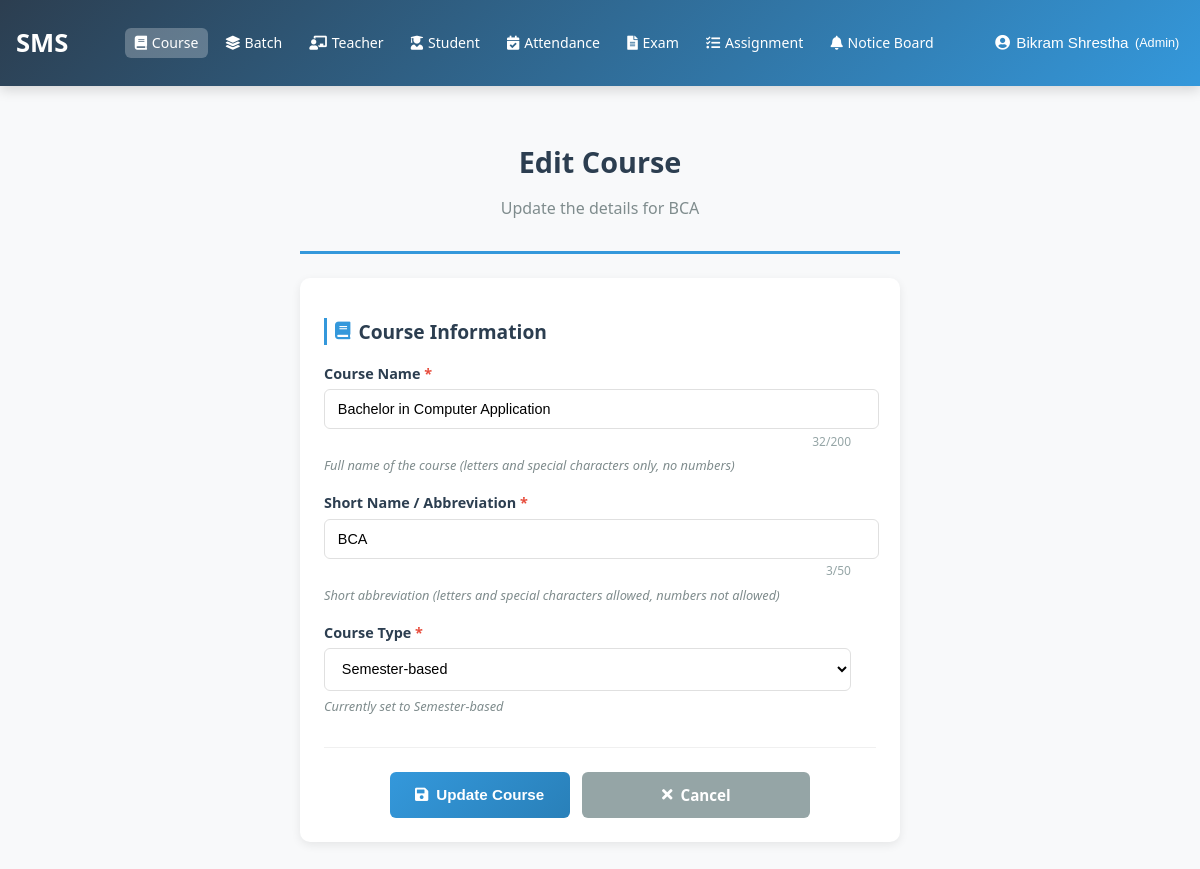
The page /courses/6/edit/ (signed in) on the database its author committed.
### accounts/models.py (models this page shows, shortened)
class User(AbstractUser):
    ROLE_CHOICES = (
        ('admin', 'Admin'),
        ('teacher', 'Teacher'),
        ('student', 'Student'),
        ('guardian', 'Guardian'),
    )
    username = None
    email = models.EmailField(
        unique=True,
        validators=[email_validator],
        verbose_name="Email ID",
        help_text="Enter a valid email address"
    )
    role = models.CharField(
        max_length=20,
        choices=ROLE_CHOICES,
        default='student',
        verbose_name="User Role"
    )
    is_verified = models.BooleanField(default=False, verbose_name="Email Verified")
    created_by = models.ForeignKey(
        'self',
        on_delete=models.SET_NULL,
        null=True,
        blank=True,
        related_name='created_users',
        verbose_name="Created By"
    )
    date_created = models.DateTimeField(auto_now_add=True, verbose_name="Account Created")
    first_name = models.CharField(
        max_length=30,
        validators=[name_validator, validate_no_numbers],
        verbose_name="First Name",
        help_text="Enter first name without numbers"
    )
    last_name = models.CharField(
        max_length=30,
        validators=[name_validator, validate_no_numbers],
        verbose_name="Last Name",
        help_text="Enter last name without numbers"
    )
    phone_number = models.CharField(
        validators=[phone_validator, validate_no_letters_in_phone],
        max_length=17,
        blank=True,
        verbose_name="Phone Number",
        help_text="Enter phone number (9-15 digits, optional +)"
    )
    USERNAME_FIELD = 'email'
    REQUIRED_FIELDS = ['first_name', 'last_name']
    objects = CustomUserManager()
    class Meta:
        verbose_name = "User"
        verbose_name_plural = "Users"
        ordering = ['-date_created']

### courses/models.py (models this page shows, shortened)
class Course(models.Model):
    COURSE_TYPES = (
        ('semester', 'Semester-based'),
        ('yearly', 'Yearly-based'),
    )
    name = models.CharField(
        max_length=200,
        unique=True,
        verbose_name="Course Name",
        help_text="Full name of the course"
    )
    short_name = models.CharField(
        max_length=50,
        unique=True,
        verbose_name="Short Name",
        help_text="Abbreviated name (must be unique)"
    )
    course_type = models.CharField(
        max_length=20,
        choices=COURSE_TYPES,
        default='semester',
        verbose_name="Course Type"
    )
    is_active = models.BooleanField(
        default=True,
        verbose_name="Active"
    )
    created_at = models.DateTimeField(auto_now_add=True)
    updated_at = models.DateTimeField(auto_now=True)
    class Meta:
        ordering = ['name']
        verbose_name = "Course"
        verbose_name_plural = "Courses"

### courses/views.py (the view)
# urls.py: path('<int:course_id>/edit/', views.edit_course, name='edit_course'),
@login_required
@admin_required
def edit_course(request, course_id):
    course = get_object_or_404(Course, id=course_id)
    if request.method == 'POST':
        form = CourseForm(request.POST, instance=course)
        if form.is_valid():
            form.save()
            messages.success(request, f'Course "{course.name}" updated successfully!')
            return redirect('courses:course_list')
        else:
            messages.error(request, 'Please correct the errors below.')
    else:
        form = CourseForm(instance=course)
    return render(request, 'admin/courses/edit_course.html', {'form': form, 'course': course})

### courses/forms.py (shortened to what this page needs)
class CourseForm(forms.ModelForm):
    class Meta:
        model = Course
        fields = ['name', 'short_name', 'course_type', 'is_active']
        widgets = {
            'name': forms.TextInput(attrs={
                'placeholder': 'Enter full course name',
                'maxlength': '200'
            }),
            'short_name': forms.TextInput(attrs={
                'placeholder': 'e.g., BCS, BCA, BBA',
                'maxlength': '50'
            }),
            'course_type': forms.Select(attrs={'class': 'form-select'}),
        }

### templates/admin/courses/edit_course.html (shortened to what this page needs)
{% extends 'base.html' %}
{% block content %}
<div class="edit-course-container">
    <div class="form-header">
        <h1>Edit Course</h1>
        <p>Update the details for {{ course.short_name }}</p>
    </div>
    <form method="post" class="course-form" id="courseForm">
        <div class="form-section">
            <h2 class="section-title">
                <i class="fas fa-book"></i> Course Information
            </h2>
            <div class="form-group">
                <label for="course_name" class="form-label required">
                    Course Name
                </label>
                <input type="text"
                       name="name"
                       id="course_name"
                       class="form-input {% if form.name.errors %}error-input{% endif %}"
                       placeholder="Enter full course name"
                       value="{{ form.name.value|default:course.name }}"
                       required
                       maxlength="200">
                <div class="char-counter" id="courseNameCounter">
                    <span id="courseNameChars">{{ form.name.value|default:course.name|length }}</span>/200
                </div>
                <div class="form-help">Full name of the course (letters and special characters only, no numbers)</div>
            </div>
            <div class="form-group">
                <label for="short_name" class="form-label required">
                    Short Name / Abbreviation
                </label>
                <input type="text"
                       name="short_name"
                       id="short_name"
                       class="form-input {% if form.short_name.errors %}error-input{% endif %}"
                       placeholder="e.g., BCS, BCA, BBA"
                       value="{{ form.short_name.value|default:course.short_name }}"
                       required
                       maxlength="50">
                <div class="char-counter" id="shortNameCounter">
                    <span id="shortNameChars">{{ form.short_name.value|default:course.short_name|length }}</span>/50
                </div>
                <div class="form-help">Short abbreviation (letters and special characters allowed, numbers not allowed)</div>
            </div>
            <div class="form-group">
                <label for="course_type" class="form-label required">
                    Course Type
                </label>
                <select name="course_type"
                        id="course_type"
                        class="form-select {% if form.course_type.errors %}error-input{% endif %}"
                        required>
                    <option value="semester" {% if form.course_type.value|default:course.course_type == 'semester' %}selected{% endif %}>
                        Semester-based
                    </option>
                </select>
                <div class="form-help">
                    {% if course.course_type == 'semester' %}
                        Currently set to Semester-based
                    {% else %}
                        Currently set to Yearly-based
                    {% endif %}
                </div>
            </div>
        </div>
        <div class="form-actions">
            <button type="submit" class="submit-btn">
                <i class="fas fa-save"></i> Update Course
            </button>
            <a href="{% url 'courses:view_course' course.id %}" class="cancel-btn">
                <i class="fas fa-times"></i> Cancel
            </a>
        </div>
    </form>
</div>
{% endblock %}

### templates/base.html (shortened to what this page needs)
{% load static %}
<!DOCTYPE html>
<html lang="en">
<head>
    <link rel="stylesheet" href="https://cdnjs.cloudflare.com/ajax/libs/font-awesome/5.15.4/css/all.min.css">
    <link rel="stylesheet" href="{% static 'css/base.css' %}">
</head>
<body>
    <nav class="navbar">
        <a href="{% url 'dashboard_redirect' %}" class="navbar-brand">SMS</a>
        {% if user.is_authenticated %}
            <ul class="nav-menu">
                {% if user.role == 'admin' or user.is_superuser %}
                    <li><a href="{% url 'courses:course_list' %}" {% if 'courses' in request.path %}class="active"{% endif %}><i class="fas fa-book"></i> Course</a></li>
                    <li><a href="{% url 'batch_list' %}" {% if 'batches' in request.path %}class="active"{% endif %}><i class="fas fa-layer-group"></i> Batch</a></li>
                    <li><a href="{% url 'teacher_list' %}" {% if 'teachers' in request.path %}class="active"{% endif %}><i class="fas fa-chalkboard-teacher"></i> Teacher</a></li>
                    <li><a href="{% url 'student_list' %}" {% if 'students' in request.path %}class="active"{% endif %}><i class="fas fa-user-graduate"></i> Student</a></li>
                    <li><a href="{% url 'attendance:attendance_session_list' %}" {% if 'attendance' in request.path %}class="active"{% endif %}><i class="fas fa-calendar-check"></i> Attendance</a></li>
                    <li><a href="#"><i class="fas fa-file-alt"></i> Exam</a></li>
                    <li><a href="#"><i class="fas fa-tasks"></i> Assignment</a></li>
                    <li class="dropdown">
                        <a href="{% url 'noticeboard:notice_list' %}" {% if 'noticeboard' in request.path %}class="active"{% endif %}><i class="fas fa-bell"></i> Notice Board</a>
                    </li>
                {% endif %}
            </ul>
        {% endif %}
        {% if user.is_authenticated %}
            <div class="profile-dropdown">
                <button class="profile-btn">
                    <i class="fas fa-user-circle"></i>
                    {{ user.get_full_name|default:user.email }}
                    <small>({{ user.get_role_display|default:user.role }})</small>
                </button>
            </div>
        {% endif %}
    </nav>
    <main>
        {% block content %}
        {% endblock %}
    </main>
</body>
</html>

### static/css/base.css (style rules this page uses)
body { font-family: 'Segoe UI', Tahoma, Geneva, Verdana, sans-serif; margin: 0; background-color: #f8f9fa; color: #2c3e50; }
.navbar { background: linear-gradient(135deg, #2c3e50, #3498db); padding: 0.8rem 1rem; display: flex; justify-content: space-between; align-items: center; box-shadow: 0 4px 12px rgba(0,0,0,0.15); flex-wrap: nowrap; min-height: 60px; }
.navbar-brand { color: white; font-size: 1.6rem; font-weight: bold; text-decoration: none; white-space: nowrap; margin-right: 1rem; }
.nav-menu { display: flex; list-style: none; margin: 0; padding: 0; gap: 0.6rem; }
.nav-menu li a { color: white; text-decoration: none; font-size: 0.92rem; padding: 0.4rem 0.7rem; border-radius: 6px; transition: all 0.3s; display: flex; align-items: center; gap: 0.3rem; white-space: nowrap; }
.nav-menu li a:hover, .nav-menu li a.active { background-color: rgba(255,255,255,0.25); }
.profile-dropdown { position: relative; }
.profile-btn { background: none; border: none; color: white; font-size: 0.95rem; cursor: pointer; display: flex; align-items: center; gap: 0.4rem; padding: 0.4rem 0.7rem; border-radius: 6px; transition: background 0.3s; white-space: nowrap; max-width: 200px; overflow: hidden; text-overflow: ellipsis; }
.nav-menu .dropdown { position: relative; }
main { padding: 2rem; min-height: calc(100vh - 70px); }
@media (max-width: 1400px) { .nav-menu { gap: 0.5rem; } }
@media (max-width: 1400px) { .nav-menu li a { font-size: 0.88rem; padding: 0.35rem 0.6rem; } }

### templates/admin/courses/edit_course.html (style rules this page uses)
.edit-course-container { max-width: 600px; margin: 1.5rem auto; padding: 0 1.5rem; }
.form-header { text-align: center; margin-bottom: 1.5rem; padding-bottom: 1rem; border-bottom: 3px solid #3498db; }
.form-header h1 { color: #2c3e50; font-size: 1.8rem; margin-bottom: 0.3rem; font-weight: 600; }
.form-header p { color: #7f8c8d; font-size: 1rem; }
.course-form { background: white; border-radius: 10px; padding: 1.5rem; box-shadow: 0 3px 10px rgba(0,0,0,0.08); }
.form-section { margin-bottom: 2rem; }
.section-title { color: #2c3e50; font-size: 1.2rem; margin-bottom: 1.2rem; padding-left: 0.5rem; border-left: 3px solid #3498db; display: flex; align-items: center; gap: 0.5rem; }
.section-title i { color: #3498db; font-size: 1.1rem; }
.form-group { padding: 0 25px 0 0; margin-bottom: 1.2rem; }
.form-label { display: block; margin-bottom: 0.4rem; color: #2c3e50; font-weight: 600; font-size: 0.9rem; }
.form-label.required::after { content: " *"; color: #e74c3c; }
.form-input, .form-select { width: 100%; padding: 0.7rem 0.8rem; border: 1px solid #e0e0e0; border-radius: 6px; font-size: 0.9rem; transition: all 0.2s; background: white; }
.form-help { color: #7f8c8d; font-size: 0.8rem; margin-top: 0.4rem; font-style: italic; }
.form-actions { display: flex; gap: 0.8rem; justify-content: center; margin-top: 1.5rem; padding-top: 1.5rem; border-top: 1px solid #f0f0f0; }
.submit-btn { background: linear-gradient(135deg, #3498db, #2980b9); color: white; padding: 0.8rem 1.5rem; border: none; border-radius: 6px; font-size: 0.95rem; font-weight: 600; cursor: pointer; transition: all 0.2s; min-width: 180px; display: flex; align-items: center; justify-content: center; gap: 0.5rem; }
.cancel-btn { background: #95a5a6; color: white; padding: 0.8rem 1.5rem; border: none; border-radius: 6px; font-size: 0.95rem; font-weight: 600; cursor: pointer; transition: all 0.2s; text-decoration: none; text-align: center; min-width: 180px; display: flex; align-items: center; justify-content: center; gap: 0.5rem; }
.char-counter { font-size: 0.75rem; color: #95a5a6; text-align: right; margin-top: 0.2rem; }

### rows shown on the page
User: get_full_name "Bikram Shrestha", role "Ad…"
Course: short_name "BCA", name "Bachelor in Computer Application", name.value|length "32", short_name.value|length "3", course_type "Semester-based"
